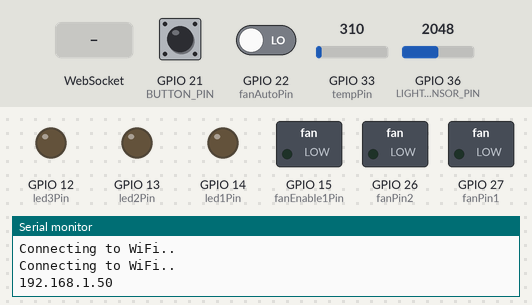
Recording of a sketch running on a simulated ESP32. Shown: switched loads named in the sketch (green lamp = pin HIGH), output pins drawn as LEDs (lit = HIGH), the last lines printed to the serial monitor. Inputs (shaded band) come from the test bench; at power-on: GPIO 21 (BUTTON_PIN) HIGH, GPIO 22 (fanAutoPin) LOW, GPIO 33 (tempPin) = 310, GPIO 36 (LIGHT_SENSOR_PIN) = 2048. WiFi joins after 1.5 s; servers stay silent unless stated.

Above: at 3.2 s.
3.3 s: WebSocket text "ledA" received
At 4.7 s:
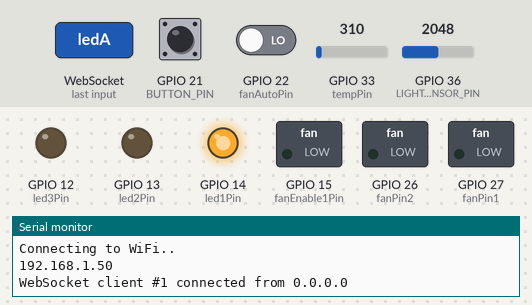
5.2 s: WebSocket text "ledB" received
At 6.6 s:
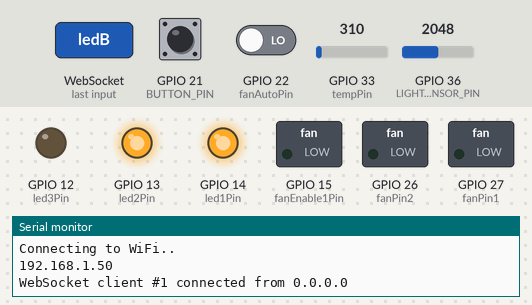
6.9 s: WebSocket text "ledC" received
At 7.6 s:
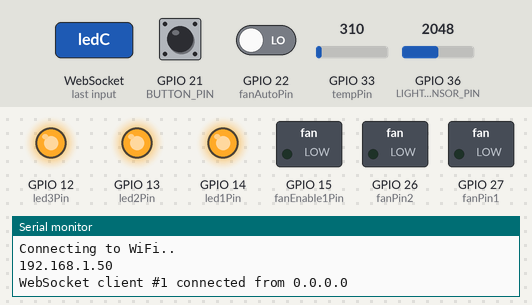
8.6 s: WebSocket text "ledsAuto" received
At 9.9 s:
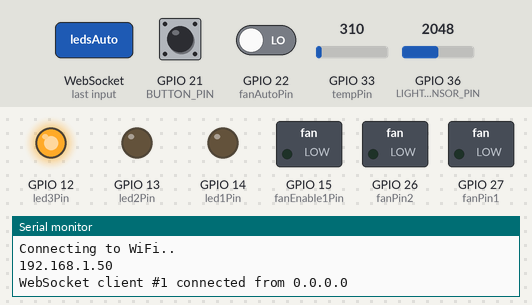
10.8 s: WebSocket text "fan_toggle" received
At 12.0 s:
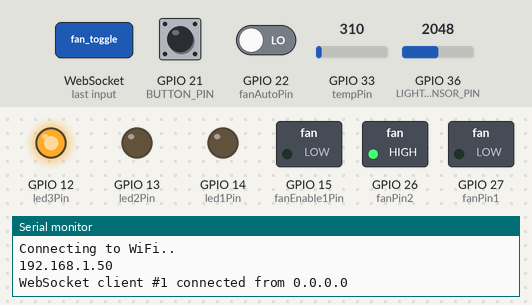
12.5 s: WebSocket text "ledLevel_" received
At 14.1 s:
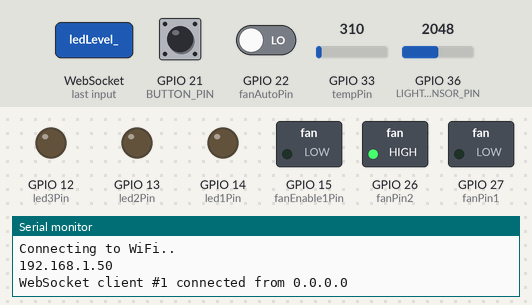
Timing chart, 0 to 15.2 s (numbered marks = the images above; inputs shaded):
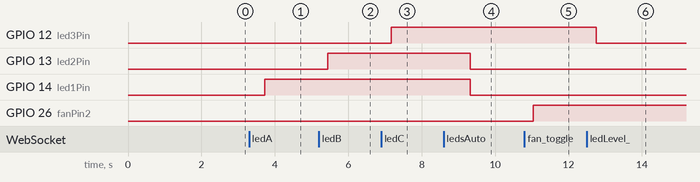

Measured:
- after the input at 3.3 s, GPIO 14 (led1Pin): LOW → HIGH after 0.42 s
- after the input at 5.2 s, GPIO 13 (led2Pin): LOW → HIGH after 0.24 s
- after the input at 6.9 s, GPIO 12 (led3Pin): LOW → HIGH after 0.27 s
- after the input at 8.6 s, GPIO 13 (led2Pin), GPIO 14 (led1Pin): HIGH → LOW after 0.72 s
- after the input at 10.8 s, GPIO 26 (fanPin2): LOW → HIGH after 0.24 s
- after the input at 12.5 s, GPIO 12 (led3Pin): HIGH → LOW after 0.26 s

The sketch:

tinyHouseEsp32.ino
```cpp
/*********
  o3, Tiny house Group_2
*********/

// Import required libraries
#include <WiFi.h>
#include <AsyncTCP.h>
#include <ESPAsyncWebServer.h>
#include "esp_adc_cal.h"
#define BUTTON_PIN 21


//Others
int speed = 255;
int ledLevel = 255;
int temp = 0;
int LM35_Raw_Sensor1 = 0;
float Voltage = 0.0;

// Replace with your network credentials
const char *ssid = "bitia";
const char *password = "40000003";

//pin (fan)
const int fanPin1 = 27;
const int fanPin2 = 26;
const int fanEnable1Pin = 15;
const int fanAutoPin = 22;
const int tempPin=33;
//pin (led)
const int led1Pin = 14;
const int led2Pin = 13;
const int led3Pin = 12;
//pin (Auto mode)
//const int BUTTON_PIN = 34;
const int LIGHT_SENSOR_PIN = 36;

//Motion Sensor
int button_state;
int last_button_state;
int counttime = 0;


// Setting PWM fan
const int freq = 2000;
const int pwmChannel = 1;
const int resolution = 8;
int dutyCycle = 0;

// Setting PWM led
const int freqLed = 5000;
const int ledChannel = 0;

//true variable(state)
bool fanState = 0;
bool doorState = 0;
bool led1State = 0;
bool led2State = 0;
bool led3State = 0;

bool fanAuto = 0;
bool doorAuto = 0;
bool ledsAuto = 0;

//get variable (values)
float temperatureValue = 0.0;
int fanValue = 52;
int luminosityValue = 0;
int flameValue = 0;

//manuel input

// Create AsyncWebServer object on port 80
AsyncWebServer server(80);
AsyncWebSocket ws("/ws");


void dataSent(String data) {
  //LED
  if (data.startsWith("ledsAuto")) {
    ledsAuto = !ledsAuto;
  }
  if (data.startsWith("ledA")) {
    led1State = !led1State;
  }
  if (data.startsWith("ledB")) {
    led2State = !led2State;
  }
  if (data.startsWith("ledC")) {
    led3State = !led3State;
  }
  if (data.startsWith("ledLevel_")) {
    String value = data;
    value.replace("ledLevel_", " ");
    ledLevel = map(value.toInt(), 0, 100, 0, 255);
    //ledcWrite(pwmChannel,fanValue);
  }
  //FAN
  if (data.startsWith("fan_toggle")) {
    fanState = !fanState;
  }
  if (data.startsWith("fanAuto")) {
    fanAuto = !fanAuto;
  }
  if (data.startsWith("speed_")) {
    String value = data;
    value.replace("speed_", " ");
    speed = map(value.toInt(), 0, 100, 52, 255);
    fanValue = speed;
    ledcWrite(pwmChannel,fanValue);
  }
}

void handleWebSocketMessage(void *arg, uint8_t *data, size_t len) {
  AwsFrameInfo *info = (AwsFrameInfo *)arg;

  if (info->final && info->index == 0 && info->len == len && info->opcode == WS_TEXT) {
    data[len] = 0;

    dataSent((char *)data);
  }
}

void onEvent(AsyncWebSocket *server, AsyncWebSocketClient *client, AwsEventType type,
             void *arg, uint8_t *data, size_t len) {
  switch (type) {
    case WS_EVT_CONNECT:
      Serial.printf("WebSocket client #%u connected from %s\n", client->id(), client->remoteIP().toString().c_str());
      break;
    case WS_EVT_DISCONNECT:
      Serial.printf("WebSocket client #%u disconnected\n", client->id());
      break;
    case WS_EVT_DATA:
      handleWebSocketMessage(arg, data, len);
      break;
    case WS_EVT_PONG:

    case WS_EVT_ERROR:
      break;
  }
}

void initWebSocket() {
  ws.onEvent(onEvent);
  server.addHandler(&ws);
}

void  ledAuto(){

}

uint32_t readADC_Cal(int ADC_Raw)
{
  esp_adc_cal_characteristics_t adc_chars;
  esp_adc_cal_characterize(ADC_UNIT_1, ADC_ATTEN_DB_11, ADC_WIDTH_BIT_12, 1100, &adc_chars);
  return(esp_adc_cal_raw_to_voltage(ADC_Raw, &adc_chars));
}

void setup() {

  // sets the pins as outputs:
  pinMode(fanPin1, OUTPUT);
  pinMode(fanPin2, OUTPUT);
  pinMode(fanEnable1Pin, OUTPUT);
  //initial setting for fan
  digitalWrite(fanPin1, LOW);
  // attach the channel to the GPIO to be controlled FAN
  ledcAttachPin(fanEnable1Pin, pwmChannel);
  // configure PWM functionalitites FAN
  ledcSetup(pwmChannel, freq, resolution);
  // configure LED PWM functionalitites
  ledcSetup(2, freqLed, resolution);
  ledcSetup(3, freqLed, resolution);
  ledcSetup(4, freqLed, resolution);
  // attach the channel to the GPIO to be controlled LED
  ledcAttachPin(led1Pin, 2);
  ledcAttachPin(led2Pin, 3);
  ledcAttachPin(led3Pin, 4);

  //Motion sensor
  pinMode(BUTTON_PIN, INPUT_PULLUP); // set ESP32 pin to input pull-up mode
  button_state = digitalRead(BUTTON_PIN);


  //button mode pullup
  pinMode(fanAutoPin, INPUT);

  // Serial port for debugging purposes
  Serial.begin(115200);

  // Connect to Wi-Fi
  WiFi.begin(ssid, password);
  while (WiFi.status() != WL_CONNECTED) {
    delay(1000);
    Serial.println("Connecting to WiFi..");
  }

  // Print ESP Local IP Address
  Serial.println(WiFi.localIP());

  initWebSocket();

  // Route for root / web page
  server.on("/", HTTP_GET, [](AsyncWebServerRequest *request) {
    request->send_P(200, "text/html", "");
  });

  // Start server
  server.begin();
}

void loop() {
  //Fan
  if (fanState) {
    digitalWrite(fanPin2,HIGH);
  } else {
    digitalWrite(fanPin2,LOW);
  }
  // Read LM35_Sensor1 ADC Pin
  LM35_Raw_Sensor1 = analogRead(tempPin);
  // Calibrate ADC & Get Voltage (in mV)
  Voltage = readADC_Cal(LM35_Raw_Sensor1);
  // TempC = Voltage(mV) / 10
  temperatureValue = Voltage / 10;

  //Main function
    ws.textAll(""+
      String(fanState)+"v"+
      String(fanValue)+"v"+
      String(fanAuto)+"v"+
      String(temperatureValue)+"v"+
      String(ledsAuto)+"v"+
      String(led1State)+"v"+
      String(led2State)+"v"+
      String(led3State)+"v"+
      String(ledLevel)+"v"+
      String(doorAuto)+"v"+
      String(doorAuto)+"v"+
      String(doorAuto)+"v"+
      String(doorAuto)+"v"+
      String(doorAuto)+"v"+
      String(doorAuto)+"v"+
      String(doorState));
  delay(430);
  ws.cleanupClients();
  //Mode
  int buttonState = digitalRead(fanAutoPin);
  if (buttonState) {
    fanAuto=!fanAuto;
  }

  if (led1State) {
    ledcWrite(2, ledLevel);
  }
  else{
    ledcWrite(2, 0);
  }
  if (led2State) {
    ledcWrite(3, ledLevel);
  }
  else{
    ledcWrite(3, 0);
  }
  if (led3State) {
    ledcWrite(4, ledLevel);
  }
  else{
    ledcWrite(4, 0);
  }

  if (ledsAuto){
    int analogValue = analogRead(LIGHT_SENSOR_PIN);
    int pinAutoPin = digitalRead(BUTTON_PIN);
      if (analogValue < 40) {
        //Serial.println(" => Dark");
        led1State = true; // turn on LED
        led2State = true; // turn on LED
        //Serial.println(analogValue);
      } else if (analogValue < 800) {
        //Serial.println(" => Dim");
        led1State = true; // turn on LED
        led2State = true; // turn on LED
        //Serial.println(analogValue);
      } else if (analogValue < 1300) {
        //Serial.println(" => Light");
        led1State = true; // turn on LED
        led2State = true; // turn on LED
        //Serial.println(analogValue);
      } else if (analogValue < 1420) {
        //Serial.println(" => Bright");
        led1State = false; // turn off LED
        led2State = false; // turn off LED
        //Serial.println(analogValue);
      } else {
        led1State = false; // turn off LED
        led2State = false; // turn off LED
        //Serial.println(" => Very bright");
      }
    analogValue = analogRead(LIGHT_SENSOR_PIN);
  }
}
```
